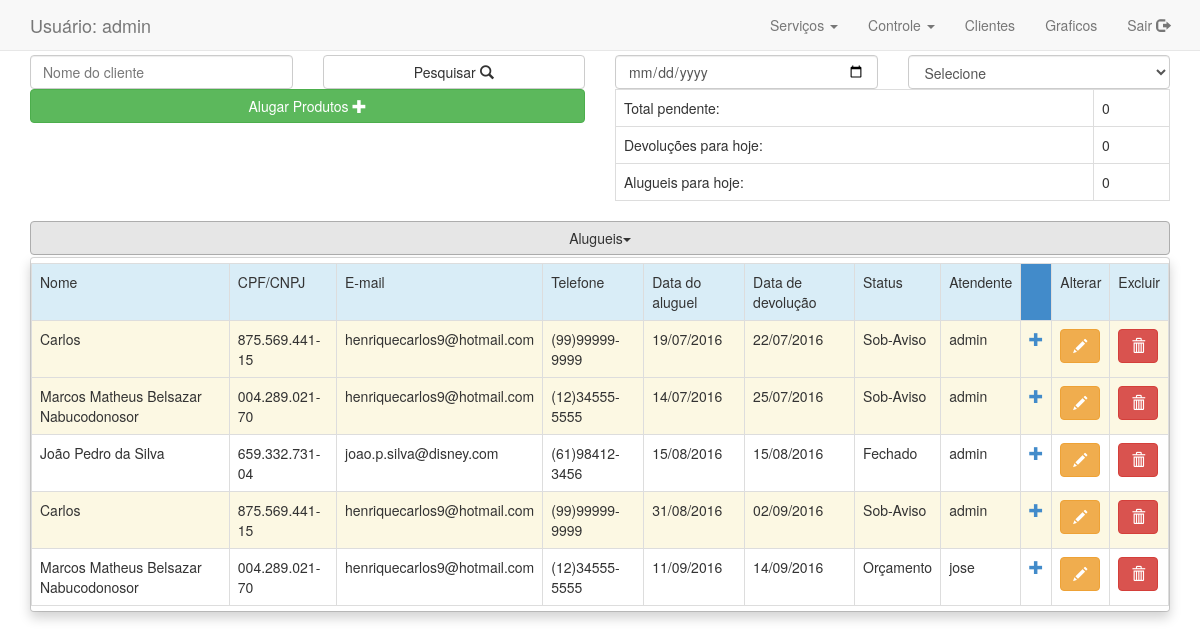
The app's page /Views/LayoutAdministrador.php (signed in) with its own data.
### tables this page shows
CREATE TABLE IF NOT EXISTS `aluguel` (
  `id_aluguel` int(11) NOT NULL,
  `usuario` int(11) NOT NULL,
  `data_entrada` date NOT NULL,
  `data_saida` date NOT NULL,
  `status` varchar(255) NOT NULL,
  `cliente` int(11) NOT NULL
);

CREATE TABLE IF NOT EXISTS `cliente` (
  `id_cliente` int(11) NOT NULL,
  `nome_cliente` varchar(255) NOT NULL,
  `tipo_cliente` char(15) NOT NULL,
  `identificador_cliente` varchar(255) NOT NULL,
  `telefone_cliente` varchar(255) NOT NULL,
  `endereco_cliente` varchar(255) NOT NULL,
  `email_cliente` varchar(255) DEFAULT NULL
);

CREATE TABLE IF NOT EXISTS `usuario` (
  `id_usuario` int(11) NOT NULL,
  `usuario` varchar(255) NOT NULL,
  `senha` varchar(255) NOT NULL,
  `tipo` varchar(150) NOT NULL
);

### Views/Pesquisas/PesquisarAluguel.php (the view, shortened to what the rows shown need)
<!DOCTYPE html>
<html>
    <head>
        <link href="../../css/bootstrap.min.css" rel="stylesheet" media="screen">
        <link href="../../css/estilo.css" rel="stylesheet" media="screen">
    </head>
    <body>
        <div class="container">
            <div class="row">
                    <?php
                    require_once '../Conexao/AluguelDAO.php';
                    $AluguelDAO = new AluguelDAO();
                    $AluguelDTO = new AluguelDTO();
                    $dataAtual = date('Y-m-d');
                    ?>
                                <?php
                                $AluguelDTO->setDatasaida($dataAtual);
                                ?>
                                <?php
                                $AluguelDTO->setDataentrada($dataAtual);
                                ?>
                <div class="col-xs-12">
                    <div class="dropdown open">
                    <table class="table table-bordered table-responsive dropdown-menu" role="menu" aria-labeledby="alugueis">
                        <?php
                        $APKDTO = new AluguelProdutosKitProdutosDTO();
                        $APKDAO = new AluguelProdutosKitProdutosDAO();
                        if(isset($_GET['idaluguel'])){
                            $AluguelDTO->setIdaluguel($_GET['idaluguel']);
                            $AluguelSelecionado = new AluguelDAO();
                            $aluguelSelecionado = $AluguelSelecionado->PesquisarAluguelByID($AluguelDTO);
                            if($aluguelSelecionado["status"]=="Orçamento"){
                            ?>
                        <tr>
                            <td colspan="7"><a href="LayoutAdministrador.php?link=alugueis&idaluguel=<?php echo $_GET['idaluguel'];?>&fechar=true"><button onclick="return confirmarcadastro()" class="btn btn-success">Contratar aluguel</button></a></td>
                        </tr>
                        <tr>
                            <td colspan="7"><a href="LayoutAdministrador.php?link=novoItem&idaluguel=<?php echo $_GET['idaluguel'];?>"><button class="btn btn-success">Novo item <span class="glyphicon glyphicon-plus"></span></button></a></td>
                        </tr>
                            <?php } else {?>
                        <tr>
                            <td colspan="7"><a target="_blank" href="Pesquisas/ReciboAluguel.php?idaluguel=<?php echo $_GET['idaluguel'];?>"><button class="btn btn-success">Imprimir Recibo <span class="glyphicon glyphicon-print"></span></button></a></td>
                        </tr>
                        <tr>
                            <td colspan="7"><a target="_blank" href="Pesquisas/ContratoAluguel.php?idaluguel=<?php echo $_GET['idaluguel'];?>"><button class="btn btn-success">Imprimir Contrato <span class="glyphicon glyphicon-print"></span></button></a></td>
                        </tr>
                            <?php } ?>
                        <tr>
                            <td>Cliente</td>
                            <td>Item</td>
                            <td>Quantidade</td>
                            <td>Descrição</td>
                            <td>Preço</td>
                            <?php if($aluguelSelecionado["status"]=="Orçamento"){ ?>
                            <td>Excluir</td>
                            <?php } ?>
                        </tr>
                        <?php
                            $aluguel = $_GET['idaluguel'];
                            $APKDTO->setAluguel($aluguel);
                            $apks = $APKDAO->PesquisarAPKByID($aluguel);
                            if(isset($_GET['fechar'])){
                                $AluguelDTO->setStatus("Contratado");
                                $AluguelDTO->setIdaluguel($_GET['idaluguel']);
                                $AluguelDAO->AlterarStatus($AluguelDTO);
                            }
                            foreach ($apks as $apk){
                                echo "<tr>";
                                echo "      <td>" . $apk["nome_cliente"] . "</td>";
                                if ($apk["nome_kit_produtos"]!="Nulo" &&($apk["nome_produto"]=="Nulo")){
                                    echo "      <td>" . $apk["nome_kit_produtos"] . "</td>";
                                    echo "      <td>" . $apk["quantidade_item"] . "</td>";
                                    echo "      <td>" . $apk["descricao_kit_produtos"] . "</td>";
                                    $precokit = $apk["preco_kit_produtos"] * $apk["quantidade_item"];
                                    echo "      <td>" . $precokit . "</td>";
                                    if($aluguelSelecionado["status"]!="Fechado"&&$aluguelSelecionado["status"]!="Contratado"){
                                    echo "      <td><a href='../Controller/ExcluirItem.php?aluguel=" . $apk["aluguel"]
                                            . "&produto=" . $apk["id_produto"]
                                            . "&kit=" . $apk["id_kit_produtos"]
                                            ."' onclick='return confirmarexclusao()'>"
                                            . "<button type='button' class='btn btn-danger'>"
                                            . "<span class='glyphicon glyphicon-trash'></span>"
                                            . "</button>"
                                            . "</td>";
                                    }
                                }  else if($apk["nome_kit_produtos"]=="Nulo" &&($apk["nome_produto"]!="Nulo")){
                                    echo "      <td>" . $apk["nome_produto"] . "</td>";
                                    echo "      <td>" . $apk["quantidade_item"] . "</td>";
                                    echo "      <td>" . $apk["descricao_produto"] . "</td>";
                                    $precoproduto = $apk["preco_produto"] * $apk["quantidade_item"];
                                    echo "      <td>" . $precoproduto . "</td>";
                                    if($aluguelSelecionado["status"]=="Orçamento"){
                                    echo "      <td><a href='../Controller/ExcluirItem.php?aluguel=" . $apk["aluguel"]
                                            . "&produto=" . $apk["id_produto"]
                                            . "&kit=" . $apk["id_kit_produtos"]
                                            ."' onclick='return confirmarexclusao()'>"
                                            . "<button type='button' class='btn btn-danger'>"
                                            . "<span class='glyphicon glyphicon-trash'></span>"
                                            . "</button>"
                                            . "</td>";
                                    }
                                }
                                echo "</tr>";
                            }?>
                        <tr>
                                <td colspan="7"><a href="LayoutAdministrador.php?link=alugueis"><button class="btn btn-info">Voltar <span class="glyphicon glyphicon-backward"></span></button></a></td>
                        </tr>
                        <?php
                        }
                          else {
                            ?>
                        <?php
                            if(!empty($_POST['nome'])){
                                $AluguelDTO->setCliente($_POST['nome']);
                                $alugueis = $AluguelDAO->PesquisarAluguelByCliente($AluguelDTO);
                            }  else {
                                $alugueis = $AluguelDAO->PesquisarTodos();
                            }
                            $dataAtual = date('Y-m-d');
                            foreach ($alugueis as $aluguel) {
                                $calculo = $AluguelDAO->CalcularDatas($aluguel["data_saida"], $dataAtual);
                                if($dataAtual==$aluguel["data_saida"] && ($aluguel["status"]!="Fechado"&&$aluguel["status"]!="Orçamento")){
                                    echo "<tr class='bg-success'>" ;
                                }
                                else if($calculo=="maior" && ($aluguel["status"]!="Fechado"&&$aluguel["status"]!="Orçamento")){
                                    echo "<tr class='bg-warning'>";
                                    $AluguelDTO->setIdaluguel($aluguel["id_aluguel"]);
                                    $AluguelDTO->setStatus("Pendente");
                                    $AluguelDAO->AlterarStatus($AluguelDTO);
                                }else if ($calculo=="menor" && ($aluguel["status"]!="Fechado"&&$aluguel["status"]!="Orçamento")){
                                    echo "<tr class='bg-danger'>";
                                    $AluguelDTO->setIdaluguel($aluguel["id_aluguel"]);
                                    $AluguelDTO->setStatus("Sob-Aviso");
                                    $AluguelDAO->AlterarStatus($AluguelDTO);
                                }  else {
                                    echo "<tr>";
                                }
                                echo "      <td>" . $aluguel["nome_cliente"] . "</td>";
                                echo "      <td>" . $aluguel["identificador_cliente"] . "</td>";
                                echo "      <td>" . $aluguel["email_cliente"] . "</td>";
                                echo "      <td>" . $aluguel["telefone_cliente"] . "</td>";
                                $dataentrada = explode('-', $aluguel["data_entrada"]);
                                $datasaida = explode('-', $aluguel["data_saida"]);
                                echo "      <td>" . $dataentrada[2]. "/" . $dataentrada[1]. "/" . $dataentrada[0] . "</td>";
                                echo "      <td>" . $datasaida[2]. "/" . $datasaida[1]. "/" . $datasaida[0] . "</td>";
                                echo "      <td>" . $aluguel["status"] . "</td>";
                                echo "      <td>" . $aluguel["usuario"] . "</td>";
                                echo "      <td><a href='LayoutAdministrador.php?link=alugueis&idaluguel=".$aluguel["id_aluguel"]."'><span class='glyphicon glyphicon-plus'></span></a>";
                                echo "      <td><a href='LayoutAdministrador.php?link=formAluguel&idaluguel=" . $aluguel["id_aluguel"] . "'><button type='button' class='btn btn-warning'><span  class='glyphicon glyphicon-pencil'></span></button</td>";
                                echo "      <td><a href='../Controller/ExcluirAluguel.php?idaluguel=" . $aluguel["id_aluguel"] . "' onclick='return confirmarexclusao()'><button type='button' class='btn btn-danger'><span class='glyphicon glyphicon-trash'></span></button></td>";
                                echo "</tr>";
                            }
                        }
                            ?>
                    </table>
                    </div>
                </div>
            </div>
        </div>
</body>
</html>

### records on screen
aluguel: cliente.nome_cliente "Carlos", cliente.identificador_cliente "875.569.441-15", cliente.email_cliente "henriquecarlos9@hotmail.com", cliente.telefone_cliente "(99)99999-9999", data_entrada "19", data_entrada "07", data_entrada "2016", data_saida "22", data_saida "07", data_saida "2016", status "Sob-Aviso", usuario.usuario "admin"
aluguel: cliente.nome_cliente "Marcos Matheus Belsazar Nabucodonosor", cliente.identificador_cliente "004.289.021-70", cliente.email_cliente "henriquecarlos9@hotmail.com", cliente.telefone_cliente "(12)34555-5555", data_entrada "14", data_entrada "07", data_entrada "2016", data_saida "25", data_saida "07", data_saida "2016", status "Sob-Aviso", usuario.usuario "admin"
aluguel: cliente.nome_cliente "João Pedro da Silva", cliente.identificador_cliente "659.332.731-04", cliente.email_cliente "joao.p.silva@disney.com", cliente.telefone_cliente "(61)98412-3456", data_entrada "15", data_entrada "08", data_entrada "2016", data_saida "15", data_saida "08", data_saida "2016", status "Fechado", usuario.usuario "admin"
aluguel: cliente.nome_cliente "Carlos", cliente.identificador_cliente "875.569.441-15", cliente.email_cliente "henriquecarlos9@hotmail.com", cliente.telefone_cliente "(99)99999-9999", data_entrada "31", data_entrada "08", data_entrada "2016", data_saida "02", data_saida "09", data_saida "2016", status "Sob-Aviso", usuario.usuario "admin"
aluguel: cliente.nome_cliente "Marcos Matheus Belsazar Nabucodonosor", cliente.identificador_cliente "004.289.021-70", cliente.email_cliente "henriquecarlos9@hotmail.com", cliente.telefone_cliente "(12)34555-5555", data_entrada "11", data_entrada "09", data_entrada "2016", data_saida "14", data_saida "09", data_saida "2016", status "Orçamento", usuario.usuario "jose"

### other values on screen
$_SESSION["usuario"] "admin"
$pendentes "0"
$devolucoesparahoje "0"
$alugueisparahoje "0"
